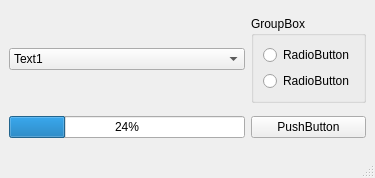
<?xml version="1.0" encoding="UTF-8"?>
<ui version="4.0">
 <class>MainWindow</class>
 <widget class="QMainWindow" name="MainWindow">
  <property name="geometry">
   <rect>
    <x>0</x>
    <y>0</y>
    <width>375</width>
    <height>178</height>
   </rect>
  </property>
  <property name="windowTitle">
   <string>MainWindow</string>
  </property>
  <widget class="QWidget" name="centralwidget">
   <layout class="QGridLayout" name="gridLayout">
    <item row="2" column="1">
     <widget class="QPushButton" name="pb_button">
      <property name="text">
       <string>PushButton</string>
      </property>
     </widget>
    </item>
    <item row="0" column="1">
     <widget class="QGroupBox" name="gb_radio_buttons">
      <property name="title">
       <string>GroupBox</string>
      </property>
      <layout class="QVBoxLayout" name="verticalLayout">
       <item>
        <widget class="QRadioButton" name="rb_upper">
         <property name="text">
          <string>RadioButton</string>
         </property>
        </widget>
       </item>
       <item>
        <widget class="QRadioButton" name="rb_lower">
         <property name="text">
          <string>RadioButton</string>
         </property>
        </widget>
       </item>
      </layout>
     </widget>
    </item>
    <item row="2" column="0">
     <widget class="QProgressBar" name="prbr_bar">
      <property name="value">
       <number>24</number>
      </property>
     </widget>
    </item>
    <item row="0" column="0">
     <widget class="QComboBox" name="comboBox">
      <item>
       <property name="text">
        <string>Text1</string>
       </property>
      </item>
      <item>
       <property name="text">
        <string>Text2</string>
       </property>
      </item>
      <item>
       <property name="text">
        <string>Text3</string>
       </property>
      </item>
     </widget>
    </item>
   </layout>
  </widget>
  <widget class="QMenuBar" name="menubar">
   <property name="geometry">
    <rect>
     <x>0</x>
     <y>0</y>
     <width>375</width>
     <height>20</height>
    </rect>
   </property>
  </widget>
  <widget class="QStatusBar" name="statusbar"/>
 </widget>
 <resources/>
 <connections/>
</ui>
